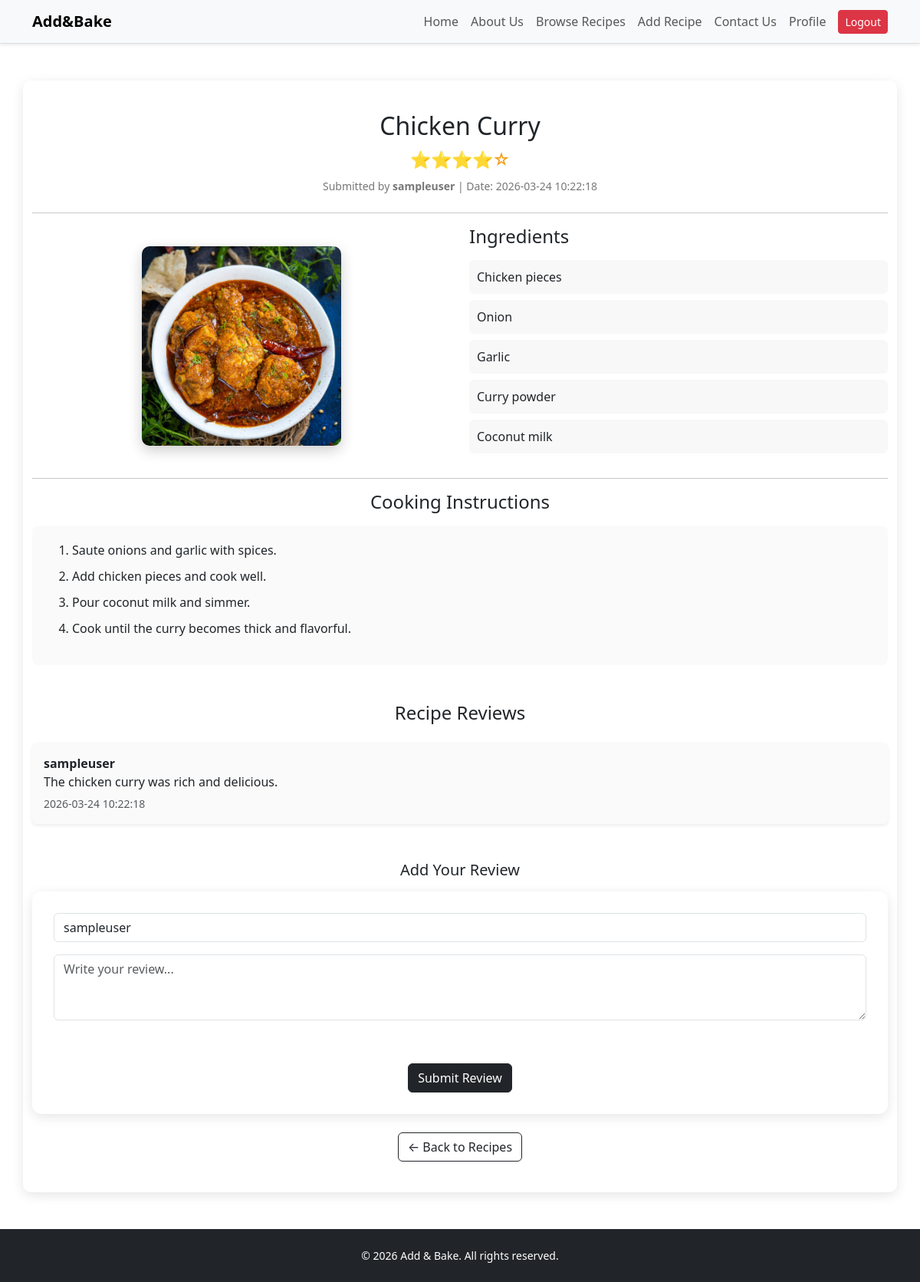
The app's page /recipe_details.php?id=3 (signed in) with its own data.
### tables this page shows
CREATE TABLE recipes (
    id INT AUTO_INCREMENT PRIMARY KEY,
    title VARCHAR(255) NOT NULL,
    category VARCHAR(100) NOT NULL,
    ingredients TEXT NOT NULL,
    instructions TEXT NOT NULL,
    image VARCHAR(255) DEFAULT NULL,
    user_id INT NOT NULL,
    created_at TIMESTAMP DEFAULT CURRENT_TIMESTAMP,
    FOREIGN KEY (user_id) REFERENCES users(id) ON DELETE CASCADE
);

CREATE TABLE users (
    id INT AUTO_INCREMENT PRIMARY KEY,
    username VARCHAR(100) NOT NULL,
    email VARCHAR(100) NOT NULL UNIQUE,
    password VARCHAR(255) NOT NULL,
    address VARCHAR(255) DEFAULT NULL,
    phone VARCHAR(50) DEFAULT NULL,
    photo VARCHAR(255) DEFAULT NULL,
    created_at TIMESTAMP DEFAULT CURRENT_TIMESTAMP
);

CREATE TABLE reviews (
    id INT AUTO_INCREMENT PRIMARY KEY,
    user_id INT NOT NULL,
    recipe_id INT NOT NULL,
    review_text TEXT NOT NULL,
    created_at TIMESTAMP DEFAULT CURRENT_TIMESTAMP,
    FOREIGN KEY (user_id) REFERENCES users(id) ON DELETE CASCADE,
    FOREIGN KEY (recipe_id) REFERENCES recipes(id) ON DELETE CASCADE
);

### recipe_details.php (the view, shortened to what this page needs)
<?php
include("includes/db.php");
$recipe_id = isset($_GET['id']) ? (int)$_GET['id'] : 0;
$message = "";
$message_type = "";
$recipe_sql = "SELECT recipes.*, users.username
               FROM recipes
               INNER JOIN users ON recipes.user_id = users.id
               WHERE recipes.id = ?";
$recipe_stmt = $conn->prepare($recipe_sql);
$recipe_stmt->bind_param("i", $recipe_id);
$recipe_stmt->execute();
$recipe_result = $recipe_stmt->get_result();
$recipe = $recipe_result->fetch_assoc();
$reviews = [];
$review_sql = "SELECT reviews.review_text, reviews.created_at, users.username
               FROM reviews
               INNER JOIN users ON reviews.user_id = users.id
               WHERE reviews.recipe_id = ?
               ORDER BY reviews.id DESC";
$review_stmt = $conn->prepare($review_sql);
$review_stmt->bind_param("i", $recipe_id);
$review_stmt->execute();
$review_result = $review_stmt->get_result();
while ($row = $review_result->fetch_assoc()) {
    $reviews[] = $row;
}
$ingredients_array = array_filter(array_map('trim', explode("\n", $recipe['ingredients'])));
$steps_array = array_filter(array_map('trim', explode("\n", $recipe['instructions'])));
?>
<!DOCTYPE html>
<html lang="en">
<head>
  <link rel="stylesheet" href="css/styles.css" />
  <link href="https://cdn.jsdelivr.net/npm/bootstrap@5.3.2/dist/css/bootstrap.min.css" rel="stylesheet" />
</head>
<body>
<nav class="navbar navbar-expand-lg navbar-light bg-light shadow-sm">
  <div class="container">
    <a class="navbar-brand fw-bold" href="index.php">Add&Bake</a>
    <div class="collapse navbar-collapse" id="navbarNav">
      <ul class="navbar-nav ms-auto align-items-center">
        <li class="nav-item"><a class="nav-link" href="index.php">Home</a></li>
        <li class="nav-item"><a class="nav-link" href="about.php">About Us</a></li>
        <li class="nav-item"><a class="nav-link" href="recipes.php">Browse Recipes</a></li>
        <li class="nav-item"><a class="nav-link" href="add_recipe.php">Add Recipe</a></li>
        <li class="nav-item"><a class="nav-link" href="contact.php">Contact Us</a></li>
        <li class="nav-item"><a class="nav-link" href="profile.php">Profile</a></li>
        <li class="nav-item ms-2"><a class="btn btn-danger btn-sm" href="auth/logout.php">Logout</a></li>
      </ul>
    </div>
  </div>
</nav>
<div class="container mt-5 recipe-page">
  <h2 class="text-center mb-2"><?php echo htmlspecialchars($recipe['title']); ?></h2>
  <div class="text-center rating mb-2">⭐⭐⭐⭐☆</div>
  <div class="text-center recipe-meta mb-4">
    Submitted by <strong><?php echo htmlspecialchars($recipe['username']); ?></strong> |
    Date: <span><?php echo htmlspecialchars($recipe['created_at']); ?></span>
  </div>
  <hr />
  <div class="row align-items-center">
    <div class="col-md-6 text-center">
      <img
        src="<?php echo !empty($recipe['image']) ? htmlspecialchars($recipe['image']) : 'images/chicken curry.jpg'; ?>"
        class="recipe-img img-fluid"
        alt="<?php echo htmlspecialchars($recipe['title']); ?>"
      />
    </div>
    <div class="col-md-6">
      <h4 class="mb-3">Ingredients</h4>
      <ul class="ingredient-list">
        <?php if (count($ingredients_array) > 0): ?>
          <?php foreach ($ingredients_array as $ingredient): ?>
            <li><?php echo htmlspecialchars($ingredient); ?></li>
          <?php endforeach; ?>
        <?php else: ?>
          <li>No ingredients available.</li>
        <?php endif; ?>
      </ul>
    </div>
  </div>
  <hr />
  <h4 class="text-center mb-3">Cooking Instructions</h4>
  <div class="steps-box">
    <ol>
      <?php if (count($steps_array) > 0): ?>
        <?php foreach ($steps_array as $step): ?>
          <li><?php echo htmlspecialchars($step); ?></li>
        <?php endforeach; ?>
      <?php else: ?>
        <li>No instructions available.</li>
      <?php endif; ?>
    </ol>
  </div>
  <div class="reviews-section mt-5">
    <h4 class="text-center mb-4">Recipe Reviews</h4>
    <div id="reviewList">
      <?php if (count($reviews) > 0): ?>
        <?php foreach ($reviews as $review): ?>
          <div class="review-card">
            <strong><?php echo htmlspecialchars($review['username']); ?></strong>
            <p class="mb-1"><?php echo htmlspecialchars($review['review_text']); ?></p>
            <small class="text-muted"><?php echo htmlspecialchars($review['created_at']); ?></small>
          </div>
        <?php endforeach; ?>
      <?php endif; ?>
    </div>
  </div>
  <div class="mt-5">
    <h5 class="text-center mb-3">Add Your Review</h5>
    <form method="POST" action="" class="site-form">
      <div class="mb-3">
        <input type="text" class="form-control" value="<?php echo htmlspecialchars($_SESSION['username']); ?>" readonly />
      </div>
      <div class="mb-3">
        <textarea name="reviewText" class="form-control" rows="3" placeholder="Write your review..." required></textarea>
      </div>
      <?php if (!empty($message)): ?>
        <div class="form-message mb-3 <?php echo $message_type === 'success' ? 'success-text' : 'error-text'; ?>">
          <?php echo htmlspecialchars($message); ?>
        </div>
      <?php else: ?>
        <div class="form-message mb-3"></div>
      <?php endif; ?>
      <div class="text-center">
        <button type="submit" name="submit_review" class="btn btn-dark">Submit Review</button>
      </div>
    </form>
  </div>
  <div class="text-center mt-4">
    <a href="recipes.php" class="btn btn-outline-dark">← Back to Recipes</a>
  </div>
</div>
<footer class="bg-dark text-white text-center mt-5 p-4">
  <p>© 2026 Add & Bake. All rights reserved.</p>
</footer>
</body>
</html>

### css/styles.css (style rules this page uses)
body { font-family: Arial, sans-serif; background:#f5f5f5; margin:0; padding:0; }
.navbar { border-bottom:1px solid #ddd; }
.navbar-brand { font-weight:bold; font-size:20px; }
.site-form, .auth-card, .profile-card { background:white; padding:28px; border-radius:12px; box-shadow:0 4px 15px rgba(0,0,0,0.1); }
.form-message { font-weight:600; min-height:24px; }
.recipe-page { background:white; padding:40px; border-radius:10px; box-shadow:0 4px 15px rgba(0,0,0,0.1); }
.recipe-page .recipe-img { width:260px; max-width:100%; border-radius:10px; box-shadow:0 6px 18px rgba(0,0,0,0.2); }
.recipe-page .ingredient-list { list-style:none; padding:0; }
.recipe-page .ingredient-list li { background:#f8f8f8; padding:10px; margin-bottom:8px; border-radius:6px; }
.recipe-page .steps-box { background:#fafafa; padding:20px; border-radius:8px; }
.recipe-page .steps-box li { margin-bottom:10px; }
.recipe-page .recipe-meta { font-size:14px; color:#777; }
.recipe-page .rating { font-size:22px; color:#f39c12; margin-bottom:10px; }
.recipe-page .review-card { background:#fafafa; padding:15px; margin-bottom:10px; border-radius:6px; box-shadow:0 2px 5px rgba(0,0,0,0.08); }
footer { background:#222; color:white; text-align:center; padding:20px; margin-top:40px; }
footer p { margin:0; font-size:14px; }
.btn-outline-dark, .btn-primary, .btn-dark, .btn-danger { border-radius:25px; }

### records on screen
recipes: title "Chicken Curry", user.username "sampleuser", created_at "2026-03-24 10:22:18", image (picture), ingredients "Chicken pieces", ingredients "Onion", ingredients "Garlic", ingredients "Curry powder", ingredients "Coconut milk", instructions "Saute onions and garlic with spices.", instructions "Add chicken pieces and cook well.", instructions "Pour coconut milk and simmer.", instructions "Cook until the curry becomes thick and flavorful."
reviews: user.username "sampleuser", review_text "The chicken curry was rich and delicious.", created_at "2026-03-24 10:22:18"
